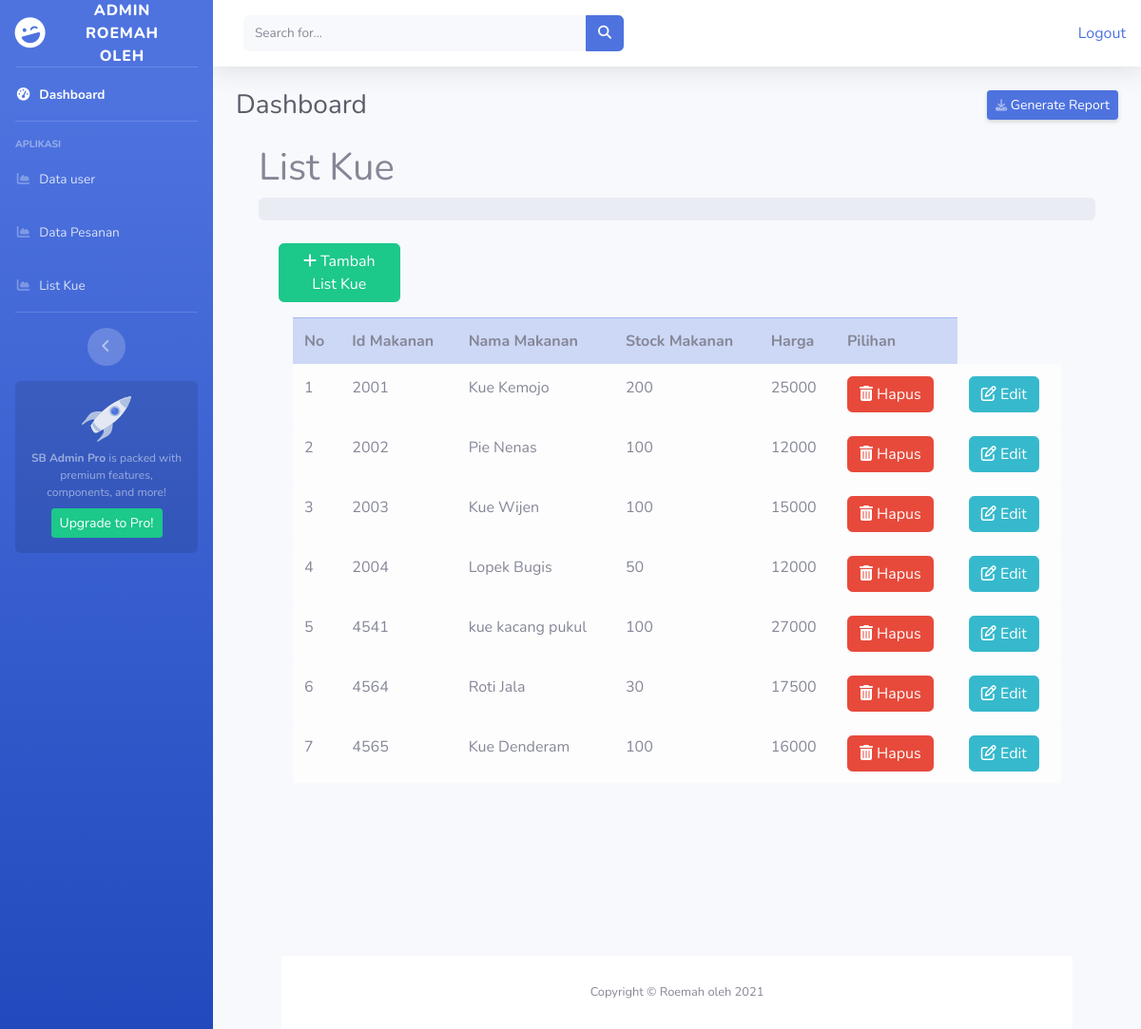
Page /index.php/welcome/data_makanan on the committed database.
### tables this page shows
CREATE TABLE `d_makanan` (
  `id_makanan` varchar(50) NOT NULL,
  `nama` varchar(100) NOT NULL,
  `stock` int(100) NOT NULL,
  `harga` int(40) NOT NULL
);

### application/controllers/Welcome.php (called while the page is built, shortened)
<?php
class Welcome extends CI_Controller
{
	public function __construct()
	{
		$this->load->model('loginci');
	}
	public function data_makanan(){
		$data['d_makanan'] = $this ->makanan_m->tampil_data()->
        result();
		$this->load->view('data_makanan', $data);
	}
}

### index.php (called while the page is built, shortened)
<?php
require_once BASEPATH.'core/CodeIgniter.php';

### application/models/makanan_m.php (called while the page is built, shortened)
<?php
class makanan_m extends CI_Model {
	public function tampil_data(){
        return $this->db->get_where('d_makanan');
    }
}

### application/views/data_makanan.php (the view, shortened to what this page needs)
<!DOCTYPE html>
<html lang="en">
<head>
	<link href="vendor/fontawesome-free/css/all.min.css" rel="stylesheet" type="text/css">
	<link href="<?php echo base_url()?>assets/css/sb-admin-2.min.css" rel="stylesheet">
</head>
<body id="page-top">
	<div id="wrapper">
		<ul class="navbar-nav bg-gradient-primary sidebar sidebar-dark accordion" id="accordionSidebar">
			<a class="sidebar-brand d-flex align-items-center justify-content-center"
				href="<?php echo base_url()?>view/home.php">
				<div class="sidebar-brand-icon rotate-n-15">
					<i class="fas fa-laugh-wink"></i>
				</div>
				<div class="sidebar-brand-text mx-3">Admin Roemah oleh <sup></sup></div>
			</a>
			<hr class="sidebar-divider my-0">
			<li class="nav-item active">
				<a class="nav-link" href="<?php echo base_url('welcome/homeadmin');?>">
					<i class="fas fa-fw fa-tachometer-alt"></i>
					<span>Dashboard</span></a>
			</li>
			<hr class="sidebar-divider">
			<div class="sidebar-heading">
				Aplikasi
			</div>
			<li class="nav-item">
				<a class="nav-link" href="<?php echo base_url('index.php/welcome/data_user');?>">
					<i class="fas fa-fw fa-chart-area"></i>
					<span>Data user</span></a>
			</li>
			<li class="nav-item">
				<a class="nav-link" href="<?php echo base_url('welcome/data_pesanan');?>">
					<i class="fas fa-fw fa-chart-area"></i>
					<span>Data Pesanan</span></a>
			</li>
			<li class="nav-item">
				<a class="nav-link" href="<?php echo base_url('welcome/data_makanan');?>">
					<i class="fas fa-fw fa-chart-area"></i>
					<span>List Kue</span></a>
			</li>
			<hr class="sidebar-divider d-none d-md-block">
			<div class="text-center d-none d-md-inline">
				<button class="rounded-circle border-0" id="sidebarToggle"></button>
			</div>
			<div class="sidebar-card d-none d-lg-flex">
				<img class="sidebar-card-illustration mb-2" src="<?php echo base_url()?>assets/img/undraw_rocket.svg"
					alt="...">
				<p class="text-center mb-2"><strong>SB Admin Pro</strong> is packed with premium features, components,
					and more!</p>
				<a class="btn btn-success btn-sm"
					href="<?php echo base_url()?>assets/https://startbootstrap.com/theme/sb-admin-pro">Upgrade to
					Pro!</a>
			</div>
		</ul>
		<div id="content-wrapper" class="d-flex flex-column">
			<div id="content">
				<nav class="navbar navbar-expand navbar-light bg-white topbar mb-4 static-top shadow">
					<form
						class="d-none d-sm-inline-block form-inline mr-auto ml-md-3 my-2 my-md-0 mw-100 navbar-search">
						<div class="input-group">
							<input type="text" class="form-control bg-light border-0 small" placeholder="Search for..."
								aria-label="Search" aria-describedby="basic-addon2">
							<div class="input-group-append">
								<button class="btn btn-primary" type="button">
									<i class="fas fa-search fa-sm"></i>
								</button>
							</div>
						</div>
					</form>
					<ul class="navbar-nav ml-auto">
						<li><?php echo anchor ('data/logout', 'Logout') ?></li>
					</ul>
				</nav>
				<div class="container-fluid">
					<div class="d-sm-flex align-items-center justify-content-between mb-4">
						<h1 class="h3 mb-0 text-gray-800">Dashboard</h1>
						<a href="<?php echo base_url('index.php/welcome/admin')?>admin"
							class="d-none d-sm-inline-block btn btn-sm btn-primary shadow-sm"> Generate Report</a>
					</div>
					<div class="container-fluid px-4">
						<h1 class="mt-4">List Kue</h1>
						<ol class="breadcrumb mb-4">
						</ol>
						<div class="container-fluid">
							<div class="row">
								<a href="<?php echo base_url('/welcome/tambah_makanan'); ?>" class="btn btn-success"
									style="width: 15%; margin-left:1%"><i class="fa fa-plus"></i> Tambah List Kue</a>
								<div class="col-md-12 navbar">
								</div>
								<div class="container ">
									<table class="table">
										<tr class="table-primary">
											<th>No</th>
											<th>Id Makanan</th>
											<th>Nama Makanan</th>
											<th>Stock Makanan</th>
											<th>Harga</th>
											<th>Pilihan</th>
										</tr>
										<?php
                                    $no = 1;
                                    foreach ($d_makanan as $mkn):
                                    ?>
										<tr class="table-light">
											<td><?php echo $no++ ?></td>
											<td><?php echo $mkn->id_makanan ?></td>
											<td><?php echo $mkn->nama ?></td>
											<td><?php echo $mkn->stock ?></td>
											<td><?php echo $mkn->harga ?></td>
											<td onclick="javascript: return confirm('Anda yakin hapus data ini?') ">
												<?php echo anchor('index.php/makanan_c/aksi_hapus/'.$mkn->id_makanan, '<div class="btn btn-danger"><i class="fa fa-trash"></i> Hapus</div>') ?>
											</td>
											<td onclick="javascript: return confirm('Anda yakin edit data ini?') ">
												<?php echo anchor('/makanan_c/aksi_edit/'.$mkn->id_makanan, '<div class="btn btn-info"><i class="fa fa-edit"></i> Edit</div>') ?>
											</td>
										</tr>
										<?php endforeach; ?>
									</table>
								</div>
							</div>
							<footer class="sticky-footer bg-white" style="margin-top:20%;">
								<div class="container my-auto" style="">
									<div class="copyright text-center my-auto">
										<span>Copyright &copy; Roemah oleh 2021</span>
									</div>
								</div>
							</footer>
						</div>
					</div>
</body>
</html>

### rows in the picture
d_makanan: id_makanan "2001", nama "Kue Kemojo", stock "200", harga "25000", id_makanan "Hapus", id_makanan "Edit"
d_makanan: id_makanan "2002", nama "Pie Nenas", stock "100", harga "12000", id_makanan "Hapus", id_makanan "Edit"
d_makanan: id_makanan "2003", nama "Kue Wijen", stock "100", harga "15000", id_makanan "Hapus", id_makanan "Edit"
d_makanan: id_makanan "2004", nama "Lopek Bugis", stock "50", harga "12000", id_makanan "Hapus", id_makanan "Edit"
d_makanan: id_makanan "4541", nama "kue kacang pukul", stock "100", harga "27000", id_makanan "Hapus", id_makanan "Edit"
d_makanan: id_makanan "4564", nama "Roti Jala", stock "30", harga "17500", id_makanan "Hapus", id_makanan "Edit"
d_makanan: id_makanan "4565", nama "Kue Denderam", stock "100", harga "16000", id_makanan "Hapus", id_makanan "Edit"

### other values in the picture
anchor ('data/logout', 'Logout') "Logout"
